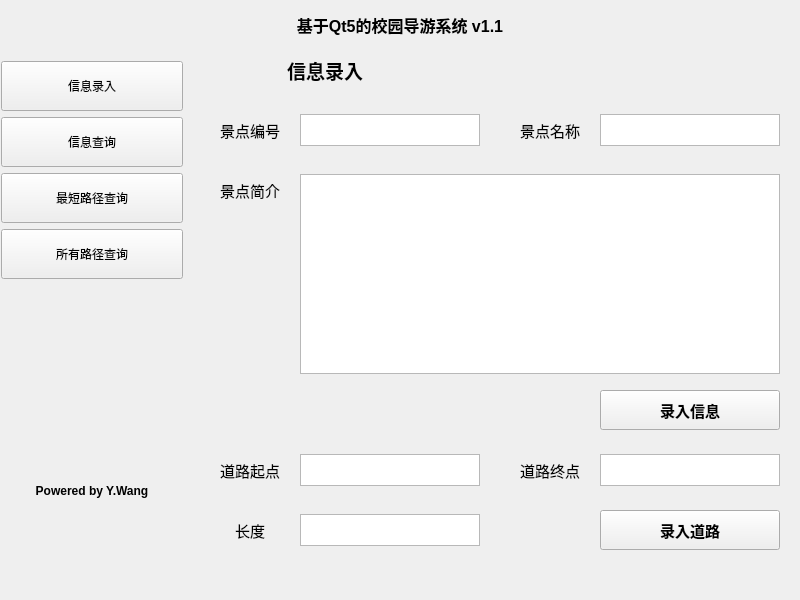
<?xml version="1.0" encoding="UTF-8"?>
<ui version="4.0">
 <class>GuideWindow</class>
 <widget class="QMainWindow" name="GuideWindow">
  <property name="geometry">
   <rect>
    <x>0</x>
    <y>0</y>
    <width>800</width>
    <height>600</height>
   </rect>
  </property>
  <property name="windowTitle">
   <string>基于Qt5的校园导游系统 v1.1</string>
  </property>
  <property name="windowIcon">
   <iconset>
    <normaloff>../Resources/main.png</normaloff>../Resources/main.png</iconset>
  </property>
  <widget class="QWidget" name="centralwidget">
   <widget class="QLabel" name="TitleLabel">
    <property name="geometry">
     <rect>
      <x>0</x>
      <y>0</y>
      <width>800</width>
      <height>50</height>
     </rect>
    </property>
    <property name="font">
     <font>
      <pointsize>12</pointsize>
      <weight>75</weight>
      <bold>true</bold>
     </font>
    </property>
    <property name="text">
     <string>基于Qt5的校园导游系统 v1.1</string>
    </property>
    <property name="alignment">
     <set>Qt::AlignCenter</set>
    </property>
   </widget>
   <widget class="QWidget" name="layoutWidget">
    <property name="geometry">
     <rect>
      <x>1</x>
      <y>61</y>
      <width>182</width>
      <height>449</height>
     </rect>
    </property>
    <layout class="QVBoxLayout" name="Left_Choosing">
     <item>
      <widget class="QPushButton" name="button_left_1">
       <property name="minimumSize">
        <size>
         <width>180</width>
         <height>50</height>
        </size>
       </property>
       <property name="text">
        <string>信息录入</string>
       </property>
       <property name="icon">
        <iconset>
         <normaloff>../Resources/writeinfo.png</normaloff>../Resources/writeinfo.png</iconset>
       </property>
       <property name="iconSize">
        <size>
         <width>40</width>
         <height>40</height>
        </size>
       </property>
      </widget>
     </item>
     <item>
      <widget class="QPushButton" name="button_left_2">
       <property name="minimumSize">
        <size>
         <width>180</width>
         <height>50</height>
        </size>
       </property>
       <property name="text">
        <string>信息查询</string>
       </property>
       <property name="icon">
        <iconset>
         <normaloff>../Resources/searchinfo.png</normaloff>../Resources/searchinfo.png</iconset>
       </property>
       <property name="iconSize">
        <size>
         <width>40</width>
         <height>40</height>
        </size>
       </property>
      </widget>
     </item>
     <item>
      <widget class="QPushButton" name="button_left_3">
       <property name="minimumSize">
        <size>
         <width>180</width>
         <height>50</height>
        </size>
       </property>
       <property name="text">
        <string>最短路径查询</string>
       </property>
       <property name="icon">
        <iconset>
         <normaloff>../Resources/findroad.png</normaloff>../Resources/findroad.png</iconset>
       </property>
       <property name="iconSize">
        <size>
         <width>40</width>
         <height>40</height>
        </size>
       </property>
      </widget>
     </item>
     <item>
      <widget class="QPushButton" name="button_left_4">
       <property name="minimumSize">
        <size>
         <width>180</width>
         <height>50</height>
        </size>
       </property>
       <property name="text">
        <string>所有路径查询</string>
       </property>
       <property name="icon">
        <iconset>
         <normaloff>../Resources/multiplaces.png</normaloff>../Resources/multiplaces.png</iconset>
       </property>
       <property name="iconSize">
        <size>
         <width>40</width>
         <height>40</height>
        </size>
       </property>
      </widget>
     </item>
     <item>
      <widget class="QLabel" name="pix_label_1">
       <property name="minimumSize">
        <size>
         <width>180</width>
         <height>180</height>
        </size>
       </property>
       <property name="text">
        <string/>
       </property>
       <property name="pixmap">
        <pixmap>../Resources/auth.jpg</pixmap>
       </property>
       <property name="scaledContents">
        <bool>true</bool>
       </property>
      </widget>
     </item>
     <item>
      <widget class="QLabel" name="pix_label_2">
       <property name="minimumSize">
        <size>
         <width>150</width>
         <height>32</height>
        </size>
       </property>
       <property name="font">
        <font>
         <weight>75</weight>
         <bold>true</bold>
        </font>
       </property>
       <property name="text">
        <string>Powered by Y.Wang</string>
       </property>
       <property name="scaledContents">
        <bool>false</bool>
       </property>
       <property name="alignment">
        <set>Qt::AlignCenter</set>
       </property>
      </widget>
     </item>
    </layout>
   </widget>
   <widget class="QStackedWidget" name="stackedWidget">
    <property name="geometry">
     <rect>
      <x>200</x>
      <y>50</y>
      <width>600</width>
      <height>530</height>
     </rect>
    </property>
    <property name="currentIndex">
     <number>0</number>
    </property>
    <widget class="QWidget" name="page_1">
     <widget class="QLabel" name="info_title">
      <property name="geometry">
       <rect>
        <x>0</x>
        <y>0</y>
        <width>250</width>
        <height>40</height>
       </rect>
      </property>
      <property name="font">
       <font>
        <pointsize>14</pointsize>
        <weight>75</weight>
        <bold>true</bold>
       </font>
      </property>
      <property name="text">
       <string>信息录入</string>
      </property>
      <property name="alignment">
       <set>Qt::AlignCenter</set>
      </property>
     </widget>
     <widget class="QLabel" name="info_label_1">
      <property name="geometry">
       <rect>
        <x>0</x>
        <y>60</y>
        <width>100</width>
        <height>40</height>
       </rect>
      </property>
      <property name="font">
       <font>
        <pointsize>11</pointsize>
       </font>
      </property>
      <property name="text">
       <string>景点编号</string>
      </property>
      <property name="alignment">
       <set>Qt::AlignCenter</set>
      </property>
     </widget>
     <widget class="QLabel" name="info_label_2">
      <property name="geometry">
       <rect>
        <x>300</x>
        <y>60</y>
        <width>100</width>
        <height>40</height>
       </rect>
      </property>
      <property name="font">
       <font>
        <pointsize>11</pointsize>
       </font>
      </property>
      <property name="text">
       <string>景点名称</string>
      </property>
      <property name="alignment">
       <set>Qt::AlignCenter</set>
      </property>
     </widget>
     <widget class="QLabel" name="info_label_3">
      <property name="geometry">
       <rect>
        <x>0</x>
        <y>120</y>
        <width>100</width>
        <height>40</height>
       </rect>
      </property>
      <property name="font">
       <font>
        <pointsize>11</pointsize>
       </font>
      </property>
      <property name="text">
       <string>景点简介</string>
      </property>
      <property name="alignment">
       <set>Qt::AlignCenter</set>
      </property>
     </widget>
     <widget class="QTextEdit" name="info_text_1">
      <property name="geometry">
       <rect>
        <x>100</x>
        <y>64</y>
        <width>180</width>
        <height>32</height>
       </rect>
      </property>
     </widget>
     <widget class="QTextEdit" name="info_text_2">
      <property name="geometry">
       <rect>
        <x>400</x>
        <y>64</y>
        <width>180</width>
        <height>32</height>
       </rect>
      </property>
     </widget>
     <widget class="QTextEdit" name="info_text_3">
      <property name="geometry">
       <rect>
        <x>100</x>
        <y>124</y>
        <width>480</width>
        <height>200</height>
       </rect>
      </property>
     </widget>
     <widget class="QPushButton" name="info_button_1">
      <property name="geometry">
       <rect>
        <x>400</x>
        <y>340</y>
        <width>180</width>
        <height>40</height>
       </rect>
      </property>
      <property name="font">
       <font>
        <pointsize>11</pointsize>
        <weight>75</weight>
        <bold>true</bold>
       </font>
      </property>
      <property name="text">
       <string>录入信息</string>
      </property>
     </widget>
     <widget class="QTextEdit" name="info_text_5">
      <property name="geometry">
       <rect>
        <x>400</x>
        <y>404</y>
        <width>180</width>
        <height>32</height>
       </rect>
      </property>
     </widget>
     <widget class="QLabel" name="info_label_5">
      <property name="geometry">
       <rect>
        <x>0</x>
        <y>400</y>
        <width>100</width>
        <height>40</height>
       </rect>
      </property>
      <property name="font">
       <font>
        <pointsize>11</pointsize>
       </font>
      </property>
      <property name="text">
       <string>道路起点</string>
      </property>
      <property name="alignment">
       <set>Qt::AlignCenter</set>
      </property>
     </widget>
     <widget class="QTextEdit" name="info_text_4">
      <property name="geometry">
       <rect>
        <x>100</x>
        <y>404</y>
        <width>180</width>
        <height>32</height>
       </rect>
      </property>
     </widget>
     <widget class="QLabel" name="info_label_4">
      <property name="geometry">
       <rect>
        <x>300</x>
        <y>400</y>
        <width>100</width>
        <height>40</height>
       </rect>
      </property>
      <property name="font">
       <font>
        <pointsize>11</pointsize>
       </font>
      </property>
      <property name="text">
       <string>道路终点</string>
      </property>
      <property name="alignment">
       <set>Qt::AlignCenter</set>
      </property>
     </widget>
     <widget class="QLabel" name="info_label_6">
      <property name="geometry">
       <rect>
        <x>0</x>
        <y>460</y>
        <width>100</width>
        <height>40</height>
       </rect>
      </property>
      <property name="font">
       <font>
        <pointsize>11</pointsize>
       </font>
      </property>
      <property name="text">
       <string>长度</string>
      </property>
      <property name="alignment">
       <set>Qt::AlignCenter</set>
      </property>
     </widget>
     <widget class="QTextEdit" name="info_text_6">
      <property name="geometry">
       <rect>
        <x>100</x>
        <y>464</y>
        <width>180</width>
        <height>32</height>
       </rect>
      </property>
     </widget>
     <widget class="QPushButton" name="info_button_2">
      <property name="geometry">
       <rect>
        <x>400</x>
        <y>460</y>
        <width>180</width>
        <height>40</height>
       </rect>
      </property>
      <property name="font">
       <font>
        <pointsize>11</pointsize>
        <weight>75</weight>
        <bold>true</bold>
       </font>
      </property>
      <property name="text">
       <string>录入道路</string>
      </property>
     </widget>
    </widget>
    <widget class="QWidget" name="page_2">
     <widget class="QLabel" name="search_title">
      <property name="geometry">
       <rect>
        <x>0</x>
        <y>0</y>
        <width>250</width>
        <height>40</height>
       </rect>
      </property>
      <property name="font">
       <font>
        <pointsize>14</pointsize>
        <weight>75</weight>
        <bold>true</bold>
       </font>
      </property>
      <property name="text">
       <string>信息查询</string>
      </property>
      <property name="alignment">
       <set>Qt::AlignCenter</set>
      </property>
     </widget>
     <widget class="QLabel" name="search_label_1">
      <property name="geometry">
       <rect>
        <x>0</x>
        <y>60</y>
        <width>100</width>
        <height>40</height>
       </rect>
      </property>
      <property name="font">
       <font>
        <pointsize>11</pointsize>
       </font>
      </property>
      <property name="text">
       <string>景点名称</string>
      </property>
      <property name="alignment">
       <set>Qt::AlignCenter</set>
      </property>
     </widget>
     <widget class="QTextEdit" name="search_text_1">
      <property name="geometry">
       <rect>
        <x>100</x>
        <y>64</y>
        <width>280</width>
        <height>32</height>
       </rect>
      </property>
     </widget>
     <widget class="QPushButton" name="search_button_1">
      <property name="geometry">
       <rect>
        <x>400</x>
        <y>60</y>
        <width>180</width>
        <height>40</height>
       </rect>
      </property>
      <property name="font">
       <font>
        <pointsize>11</pointsize>
        <weight>75</weight>
        <bold>true</bold>
       </font>
      </property>
      <property name="text">
       <string>查询景点信息</string>
      </property>
     </widget>
     <widget class="QTextEdit" name="search_text_2">
      <property name="geometry">
       <rect>
        <x>0</x>
        <y>120</y>
        <width>580</width>
        <height>410</height>
       </rect>
      </property>
     </widget>
    </widget>
    <widget class="QWidget" name="page_3">
     <widget class="QLabel" name="road_title">
      <property name="geometry">
       <rect>
        <x>0</x>
        <y>0</y>
        <width>250</width>
        <height>40</height>
       </rect>
      </property>
      <property name="font">
       <font>
        <pointsize>14</pointsize>
        <weight>75</weight>
        <bold>true</bold>
       </font>
      </property>
      <property name="text">
       <string>最短路径查询</string>
      </property>
      <property name="alignment">
       <set>Qt::AlignCenter</set>
      </property>
     </widget>
     <widget class="QLabel" name="road_label_1">
      <property name="geometry">
       <rect>
        <x>0</x>
        <y>60</y>
        <width>100</width>
        <height>40</height>
       </rect>
      </property>
      <property name="font">
       <font>
        <pointsize>11</pointsize>
       </font>
      </property>
      <property name="text">
       <string>道路起点</string>
      </property>
      <property name="alignment">
       <set>Qt::AlignCenter</set>
      </property>
     </widget>
     <widget class="QTextEdit" name="road_text_1">
      <property name="geometry">
       <rect>
        <x>100</x>
        <y>64</y>
        <width>180</width>
        <height>32</height>
       </rect>
      </property>
     </widget>
     <widget class="QTextEdit" name="road_text_2">
      <property name="geometry">
       <rect>
        <x>400</x>
        <y>64</y>
        <width>180</width>
        <height>32</height>
       </rect>
      </property>
     </widget>
     <widget class="QLabel" name="road_label_2">
      <property name="geometry">
       <rect>
        <x>300</x>
        <y>60</y>
        <width>100</width>
        <height>40</height>
       </rect>
      </property>
      <property name="font">
       <font>
        <pointsize>11</pointsize>
       </font>
      </property>
      <property name="text">
       <string>道路终点</string>
      </property>
      <property name="alignment">
       <set>Qt::AlignCenter</set>
      </property>
     </widget>
     <widget class="QTextEdit" name="road_text_3">
      <property name="geometry">
       <rect>
        <x>0</x>
        <y>180</y>
        <width>580</width>
        <height>350</height>
       </rect>
      </property>
     </widget>
     <widget class="QPushButton" name="road_button_1">
      <property name="geometry">
       <rect>
        <x>400</x>
        <y>120</y>
        <width>180</width>
        <height>40</height>
       </rect>
      </property>
      <property name="font">
       <font>
        <pointsize>11</pointsize>
        <weight>75</weight>
        <bold>true</bold>
       </font>
      </property>
      <property name="text">
       <string>查询最短路径</string>
      </property>
     </widget>
    </widget>
    <widget class="QWidget" name="page_4">
     <widget class="QLabel" name="multi_title">
      <property name="geometry">
       <rect>
        <x>0</x>
        <y>0</y>
        <width>250</width>
        <height>40</height>
       </rect>
      </property>
      <property name="font">
       <font>
        <pointsize>14</pointsize>
        <weight>75</weight>
        <bold>true</bold>
       </font>
      </property>
      <property name="text">
       <string>所有路径查询</string>
      </property>
      <property name="alignment">
       <set>Qt::AlignCenter</set>
      </property>
     </widget>
     <widget class="QTextEdit" name="multi_text_1">
      <property name="geometry">
       <rect>
        <x>100</x>
        <y>64</y>
        <width>180</width>
        <height>32</height>
       </rect>
      </property>
     </widget>
     <widget class="QLabel" name="multi_label_2">
      <property name="geometry">
       <rect>
        <x>300</x>
        <y>60</y>
        <width>100</width>
        <height>40</height>
       </rect>
      </property>
      <property name="font">
       <font>
        <pointsize>11</pointsize>
       </font>
      </property>
      <property name="text">
       <string>道路终点</string>
      </property>
      <property name="alignment">
       <set>Qt::AlignCenter</set>
      </property>
     </widget>
     <widget class="QPushButton" name="multi_button_1">
      <property name="geometry">
       <rect>
        <x>400</x>
        <y>120</y>
        <width>180</width>
        <height>40</height>
       </rect>
      </property>
      <property name="font">
       <font>
        <pointsize>11</pointsize>
        <weight>75</weight>
        <bold>true</bold>
       </font>
      </property>
      <property name="text">
       <string>查询所有路径</string>
      </property>
     </widget>
     <widget class="QLabel" name="multi_label_1">
      <property name="geometry">
       <rect>
        <x>0</x>
        <y>60</y>
        <width>100</width>
        <height>40</height>
       </rect>
      </property>
      <property name="font">
       <font>
        <pointsize>11</pointsize>
       </font>
      </property>
      <property name="text">
       <string>道路起点</string>
      </property>
      <property name="alignment">
       <set>Qt::AlignCenter</set>
      </property>
     </widget>
     <widget class="QTextEdit" name="multi_text_2">
      <property name="geometry">
       <rect>
        <x>400</x>
        <y>64</y>
        <width>180</width>
        <height>32</height>
       </rect>
      </property>
     </widget>
     <widget class="QTextEdit" name="multi_text_3">
      <property name="geometry">
       <rect>
        <x>0</x>
        <y>180</y>
        <width>580</width>
        <height>350</height>
       </rect>
      </property>
     </widget>
    </widget>
   </widget>
   <widget class="QLabel" name="IconLabel">
    <property name="geometry">
     <rect>
      <x>200</x>
      <y>1</y>
      <width>48</width>
      <height>48</height>
     </rect>
    </property>
    <property name="minimumSize">
     <size>
      <width>48</width>
      <height>48</height>
     </size>
    </property>
    <property name="text">
     <string/>
    </property>
    <property name="pixmap">
     <pixmap>../Resources/main.png</pixmap>
    </property>
    <property name="scaledContents">
     <bool>true</bool>
    </property>
    <property name="alignment">
     <set>Qt::AlignCenter</set>
    </property>
   </widget>
  </widget>
 </widget>
 <resources/>
 <connections>
  <connection>
   <sender>button_left_1</sender>
   <signal>clicked()</signal>
   <receiver>GuideWindow</receiver>
   <slot>setPage_1()</slot>
   <hints>
    <hint type="sourcelabel">
     <x>115</x>
     <y>78</y>
    </hint>
    <hint type="destinationlabel">
     <x>191</x>
     <y>192</y>
    </hint>
   </hints>
  </connection>
  <connection>
   <sender>button_left_2</sender>
   <signal>clicked()</signal>
   <receiver>GuideWindow</receiver>
   <slot>setPage_2()</slot>
   <hints>
    <hint type="sourcelabel">
     <x>104</x>
     <y>151</y>
    </hint>
    <hint type="destinationlabel">
     <x>193</x>
     <y>260</y>
    </hint>
   </hints>
  </connection>
  <connection>
   <sender>button_left_3</sender>
   <signal>clicked()</signal>
   <receiver>GuideWindow</receiver>
   <slot>setPage_3()</slot>
   <hints>
    <hint type="sourcelabel">
     <x>52</x>
     <y>207</y>
    </hint>
    <hint type="destinationlabel">
     <x>199</x>
     <y>317</y>
    </hint>
   </hints>
  </connection>
  <connection>
   <sender>button_left_4</sender>
   <signal>clicked()</signal>
   <receiver>GuideWindow</receiver>
   <slot>setPage_4()</slot>
   <hints>
    <hint type="sourcelabel">
     <x>23</x>
     <y>263</y>
    </hint>
    <hint type="destinationlabel">
     <x>191</x>
     <y>488</y>
    </hint>
   </hints>
  </connection>
  <connection>
   <sender>info_button_1</sender>
   <signal>clicked()</signal>
   <receiver>GuideWindow</receiver>
   <slot>setPlaceInfo()</slot>
   <hints>
    <hint type="sourcelabel">
     <x>645</x>
     <y>415</y>
    </hint>
    <hint type="destinationlabel">
     <x>171</x>
     <y>543</y>
    </hint>
   </hints>
  </connection>
  <connection>
   <sender>info_button_2</sender>
   <signal>clicked()</signal>
   <receiver>GuideWindow</receiver>
   <slot>setPathInfo()</slot>
   <hints>
    <hint type="sourcelabel">
     <x>704</x>
     <y>538</y>
    </hint>
    <hint type="destinationlabel">
     <x>107</x>
     <y>571</y>
    </hint>
   </hints>
  </connection>
  <connection>
   <sender>search_button_1</sender>
   <signal>clicked()</signal>
   <receiver>GuideWindow</receiver>
   <slot>getPlaceInfo()</slot>
   <hints>
    <hint type="sourcelabel">
     <x>657</x>
     <y>131</y>
    </hint>
    <hint type="destinationlabel">
     <x>149</x>
     <y>557</y>
    </hint>
   </hints>
  </connection>
  <connection>
   <sender>road_button_1</sender>
   <signal>clicked()</signal>
   <receiver>GuideWindow</receiver>
   <slot>getMinPath()</slot>
   <hints>
    <hint type="sourcelabel">
     <x>695</x>
     <y>184</y>
    </hint>
    <hint type="destinationlabel">
     <x>156</x>
     <y>524</y>
    </hint>
   </hints>
  </connection>
  <connection>
   <sender>multi_button_1</sender>
   <signal>clicked()</signal>
   <receiver>GuideWindow</receiver>
   <slot>getAllPath()</slot>
   <hints>
    <hint type="sourcelabel">
     <x>696</x>
     <y>189</y>
    </hint>
    <hint type="destinationlabel">
     <x>188</x>
     <y>534</y>
    </hint>
   </hints>
  </connection>
 </connections>
 <slots>
  <slot>setPage_1()</slot>
  <slot>setPage_2()</slot>
  <slot>setPage_3()</slot>
  <slot>setPage_4()</slot>
  <slot>setPlaceInfo()</slot>
  <slot>getPlaceInfo()</slot>
  <slot>setPathInfo()</slot>
  <slot>getMinPath()</slot>
  <slot>getAllPath()</slot>
 </slots>
</ui>
